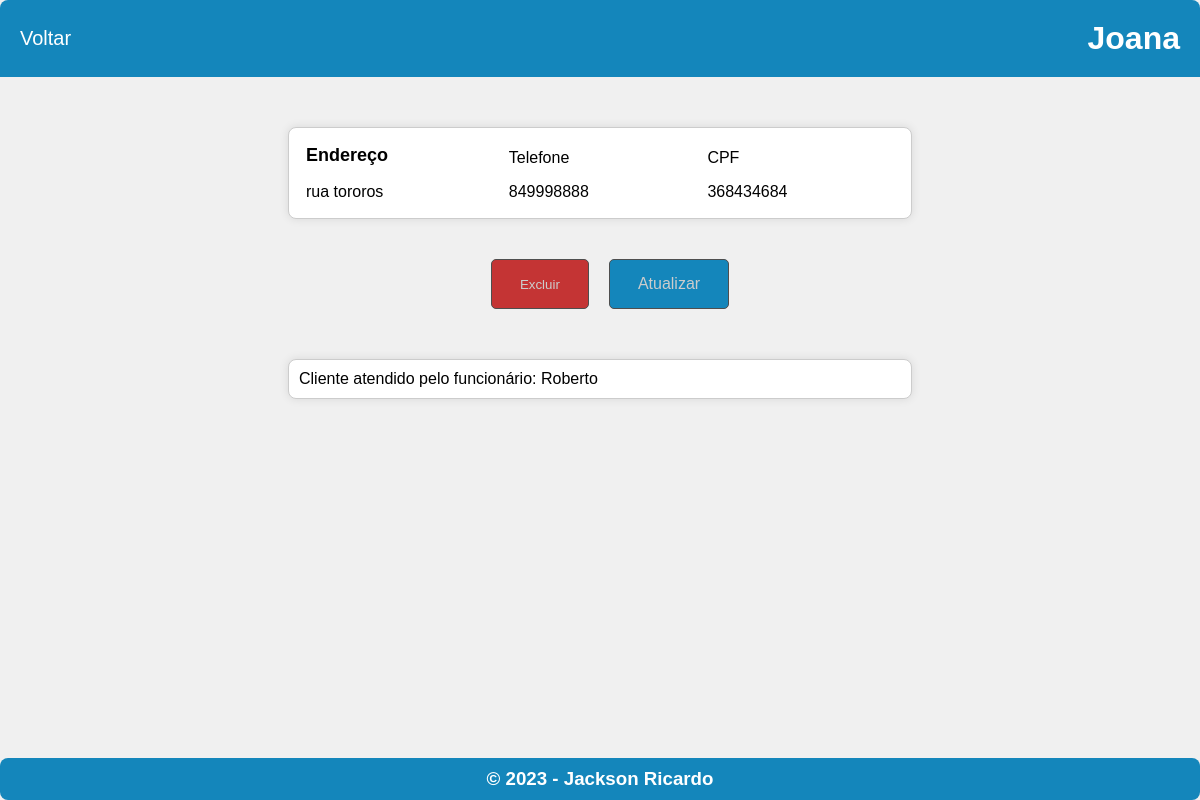
Page /cliente/5/ on the committed database.
### clientes/models.py (models this page shows, shortened)
class Cliente(models.Model):
    nome = models.CharField(max_length=255, verbose_name="Nome")
    endereco = models.CharField(max_length=350, verbose_name="Endereço")
    telefone = models.CharField(max_length=255, verbose_name="Telefone")
    cpf = models.CharField(max_length=255, verbose_name="CPF")
    funcionario = models.ForeignKey(Funcionario, on_delete=models.SET_NULL, null=True, blank=True, related_name='clientes', verbose_name="Funcionário que atende")

class Funcionario(models.Model):
    nome = models.CharField(max_length=255, verbose_name="Nome")
    empresa = models.CharField(max_length=255, verbose_name="Empresa", null=True)
    instagram = models.CharField(max_length=255, verbose_name="Instagram", null=True)
    cpf = models.CharField(max_length=255, verbose_name="CPF")
    gerente = models.ForeignKey(Gerente, on_delete=models.SET_NULL, null=True, blank=True, related_name='funcionarios', verbose_name="Gerente")

### clientes/views.py (the view)
# urls.py: path('cliente/<int:pk>/', cliente_views.detalhes_cliente, name="detalhes_cliente"),
def detalhes_cliente(request, pk):
    cliente = get_object_or_404(Cliente, pk=pk)
    funcionario_atende = cliente.funcionario
    contexto = {
        'cliente': cliente,
        'funcionario_atende': funcionario_atende,
    }
    return render(request, template_name="clientes/cliente.html", context=contexto)

### clientes/templates/clientes/cliente.html (shortened to what this page needs)
<!DOCTYPE html>
<html>
<head>
</head>
<body>
    <header>
        <a href="{% url 'home' %}">Voltar</a>
        <h1>{{cliente.nome}}</h1>
    </header>
    <div>
        <table>
            <tr>
                <td id="title">
                    Endereço
                </td>
                <td>
                    Telefone
                </td>
                <td>
                    CPF
                </td>
            </tr>
            <tr>
                <td>
                    {{cliente.endereco}}
                </td>
                <td>
                    {{cliente.telefone}}
                </td>
                <td>
                    {{cliente.cpf}}
                </td>
            </tr>
        </table>
        <div id="button">
            <button id="deletar" onclick="confirmarExclusao()">Excluir</button>
            <a id="update" href="{% url 'update_cliente' cliente.pk %}">Atualizar</a>
        </div>
        <div class="info-box">
            {% if cliente.funcionario %}
                <p>Cliente atendido pelo funcionário: {{ cliente.funcionario.nome }}</p>
            {% else %}
                <p>Nenhum funcionário está atualmente atendendo este cliente.</p>
            {% endif %}
        </div>
    </div>
    <footer>
        <h3>© 2023 - Jackson Ricardo</h3>
    </footer>
</body>
</html>

### clientes/templates/clientes/cliente.html (style rules this page uses)
* { margin: 0; padding: 0; box-sizing: border-box; }
body { font-family: Arial, sans-serif; background-color: #f0f0f0; padding-bottom: 40px; position: relative; min-height: 100vh; }
header { width: 100%; background-color: #1486bb; display: flex; justify-content: space-between; align-items: center; padding: 20px; border-radius: 8px 8px 0 0; }
header h1 { color: #fff; }
header a { text-decoration: none; color: #fff; font-size: 20px; margin-right: 10px; }
div { width: 90%; margin: 30px auto; padding: 20px; }
div table { background-color: #fff; width: 60%; margin: auto; padding: 10px; border: 1px solid #ccc; border-radius: 8px; box-shadow: 0 0 10px rgba(0, 0, 0, 0.1); }
div table td { padding: 5px; font-size: 16px; }
div table td#title { font-size: 18px; font-weight: bold; padding-bottom: 10px; }
footer { background-color: #1486bb; text-align: center; color: #fff; padding: 10px 0; border-radius: 8px; position: absolute; bottom: 0; width: 100%; }
footer h3 { margin: 0; }
.info-box { width: 60%; border: 1px solid #ccc; padding: 10px; margin: 20px auto; background-color: #fff; border-radius: 8px; box-shadow: 0 0 10px rgba(0, 0, 0, 0.1); }
#button { width: 100%; margin-top: 20px; display: flex; justify-content: center; }
button#deletar { background-color:#c43434; padding: 15px 28px; border: 1px solid #4e4e4e; color: #cccccc; text-decoration: none; margin-left: 20px; cursor: pointer; border-radius: 5px; }
a#update { background-color: #1486bb; padding: 15px 28px; border: 1px solid #4e4e4e; color: #cccccc; text-decoration: none; margin-left: 20px; cursor: pointer; border-radius: 5px; }

### rows in the picture
Cliente: nome "Joana", endereco "rua tororos", telefone "849998888", cpf "368434684", funcionario.nome "Roberto"
